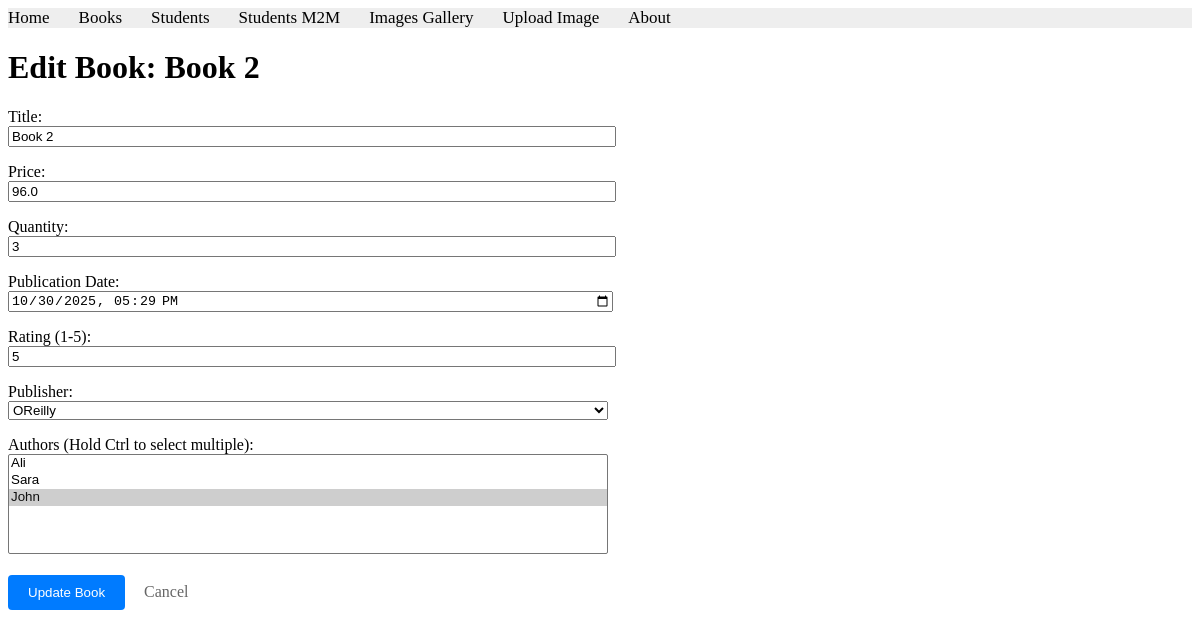
The app's page /books/lab10_part1/editbook/60 with its own data.
### apps/bookmodule/models.py (models this page shows, shortened)
class Book(models.Model):
    title = models.CharField(max_length=100)
    price = models.FloatField(default=0.0)
    quantity = models.IntegerField(default=1)
    pubdate = models.DateTimeField()
    rating = models.SmallIntegerField(default=1)
    publisher = models.ForeignKey(Publisher, null=True, on_delete=models.SET_NULL)
    authors = models.ManyToManyField(Author)

class Publisher(models.Model):
    name = models.CharField(max_length=200)
    location = models.CharField(max_length=300)

class Author(models.Model):
    name = models.CharField(max_length=200)
    DOB = models.DateField(null=True)

### apps/bookmodule/views.py (the view, shortened to what this page needs)
# urls.py: path('lab10_part1/editbook/<int:id>', views.edit_book, name='edit_book'),
def edit_book(request, id):
    book = get_object_or_404(Book, id=id)
    publishers = Publisher.objects.all()
    authors = Author.objects.all()
    return render(request, 'bookmodule/lab10/edit_book.html', {
        'book': book,
        'publishers': publishers,
        'authors': authors
    })

### apps/templates/bookmodule/lab10/edit_book.html (shortened to what this page needs)
{% extends "layouts/base.html" %}
{% block content %}
<h1>Edit Book: {{ book.title }}</h1>
<form method="POST" style="max-width: 600px;">
    <p>
        <label>Title:</label><br>
        <input type="text" name="title" value="{{ book.title }}" required style="width: 100%;">
    </p>
    <p>
        <label>Price:</label><br>
        <input type="number" step="0.01" name="price" value="{{ book.price }}" required style="width: 100%;">
    </p>
    <p>
        <label>Quantity:</label><br>
        <input type="number" name="quantity" value="{{ book.quantity }}" required style="width: 100%;">
    </p>
    <p>
        <label>Publication Date:</label><br>
        <input type="datetime-local" name="pubdate" value="{{ book.pubdate|date:'Y-m-d\TH:i' }}" required style="width: 100%;">
    </p>
    <p>
        <label>Rating (1-5):</label><br>
        <input type="number" name="rating" min="1" max="5" value="{{ book.rating }}" style="width: 100%;">
    </p>
    <p>
        <label>Publisher:</label><br>
        <select name="publisher" required style="width: 100%;">
            {% for pub in publishers %}
                <option value="{{ pub.id }}" {% if book.publisher.id == pub.id %}selected{% endif %}>
                    {{ pub.name }}
                </option>
            {% endfor %}
        </select>
    </p>
    <p>
        <label>Authors (Hold Ctrl to select multiple):</label><br>
        <select name="authors" multiple required style="width: 100%; height: 100px;">
            {% for author in authors %}
                <option value="{{ author.id }}" {% if author in book.authors.all %}selected{% endif %}>
                    {{ author.name }}
                </option>
            {% endfor %}
        </select>
    </p>
    <div style="margin-top: 20px;">
        <button type="submit" style="background-color: #007bff; color: white; padding: 10px 20px; border: none; cursor: pointer; border-radius: 4px;">
            Update Book
        </button>
        <a href="{% url 'listbooks' %}" style="margin-left: 15px; text-decoration: none; color: #666;">Cancel</a>
    </div>
</form>
{% endblock content %}

### records on screen
Book: title "Book 2", price "96.0", quantity "3", pubdate "10/30/2025 17:29", rating "5", publisher "OReilly", authors "Ali / Sara / John ☑"
